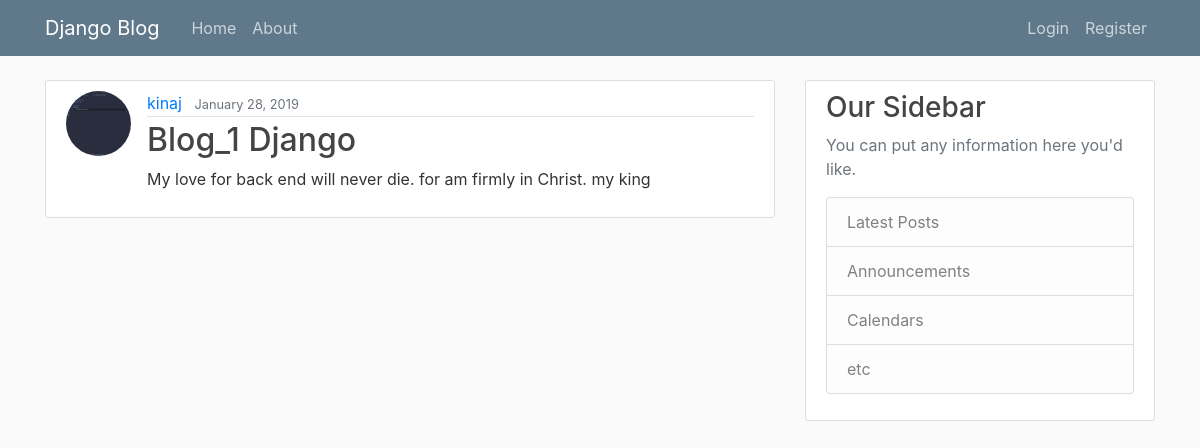
Before: / with the older database file.
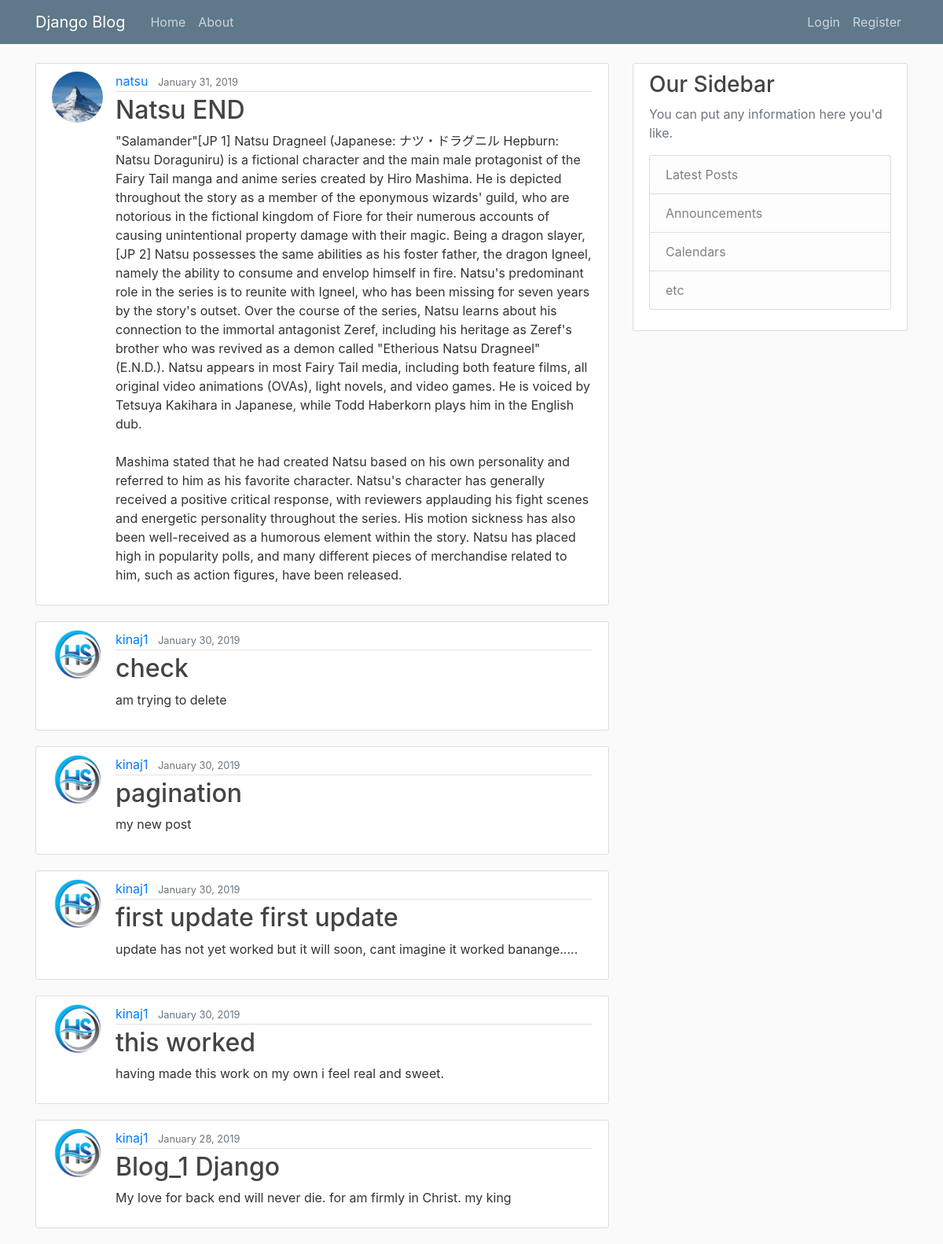
After: the same page with the newer database file.
### blog/models.py (models this page shows, shortened)
class Post(models.Model):
    title = models.CharField(max_length=100)
    content = models.TextField()
    date_posted = models.DateTimeField(default=timezone.now)
    author = models.ForeignKey(User, on_delete=models.CASCADE)

### users/models.py (models this page shows, shortened)
class Profile(models.Model):
    user = models.OneToOneField(User, on_delete=models.CASCADE)
    image= models.ImageField(default='default.jpg', upload_to='profile_pics')

### blog/views.py (the view)
# urls.py: path('', PostListView.as_view(), name='blog_home'),
class PostListView(ListView):
    model = Post
    template_name = 'blog/home.html'  # <app>/<model>_<viewtype>.html
    context_object_name = 'posts'
    ordering = ['-date_posted']

### blog/templates/blog/home.html
{% extends "blog/base.html" %}
{% block content %}
    {% for post in posts %}
        <article class="media content-section">
          <img class="rounded-circle article-img" src="{{ post.author.profile.image.url }}">
          <div class="media-body">
            <div class="article-metadata">
              <a class="mr-2" href="#">{{ post.author }}</a>
              <small class="text-muted">{{ post.date_posted|date:"F d, Y" }}</small>
            </div>
            <h2><a class="article-title" href="{% url 'post_detail' post.id %}">{{ post.title }}</a></h2>
            <p class="article-content">{{ post.content }}</p>
          </div>
        </article>
    {% endfor %}
{% endblock content %}

### blog/templates/blog/base.html (shortened to what this page needs)
{% load static %}
<!DOCTYPE html>
<html>
<head>
    <link rel="stylesheet" href="https://maxcdn.bootstrapcdn.com/bootstrap/4.0.0/css/bootstrap.min.css">
    <link rel="stylesheet" type="text/css" href="{% static 'blog/main.css' %}">
</head>
<body>
    <header class="site-header">
      <nav class="navbar navbar-expand-md navbar-dark bg-steel fixed-top">
        <div class="container">
          <a class="navbar-brand mr-4" href="{% url 'blog_home' %}">Django Blog</a>
          <div class="collapse navbar-collapse" id="navbarToggle">
            <div class="navbar-nav mr-auto">
              <a class="nav-item nav-link" href="{% url 'blog_home' %}">Home</a>
              <a class="nav-item nav-link" href="{% url 'blog_about' %}">About</a>
            </div>
            <div class="navbar-nav">
              {% if user.is_authenticated %}
              <a class="nav-item nav-link" href="{% url 'post_create' %}">New Post</a>
                <a class="nav-item nav-link" href="{% url 'profile' %}">Profile</a>
                <a class="nav-item nav-link" href="{% url 'logout' %}">Logout</a>
              {% else %}
                <a class="nav-item nav-link" href="{% url 'login' %}">Login</a>
                <a class="nav-item nav-link" href="{% url 'register' %}">Register</a>
              {% endif %}
            </div>
          </div>
        </div>
      </nav>
    </header>
    <main role="main" class="container">
      <div class="row">
        <div class="col-md-8">
          {% block content %}{% endblock %}
        </div>
        <div class="col-md-4">
          <div class="content-section">
            <h3>Our Sidebar</h3>
            <p class='text-muted'>You can put any information here you'd like.
              <ul class="list-group">
                <li class="list-group-item list-group-item-light">Latest Posts</li>
                <li class="list-group-item list-group-item-light">Announcements</li>
                <li class="list-group-item list-group-item-light">Calendars</li>
                <li class="list-group-item list-group-item-light">etc</li>
              </ul>
            </p>
          </div>
        </div>
      </div>
    </main>
</body>
</html>

### blog/static/blog/main.css (style rules this page uses)
body { background: #fafafa; color: #333333; margin-top: 5rem; }
h1, h2, h3, h4, h5, h6 { color: #444444; }
ul { margin: 0; }
.bg-steel { background-color: #5f788a; }
.site-header .navbar-nav .nav-link { color: #cbd5db; }
.content-section { background: #ffffff; padding: 10px 20px; border: 1px solid #dddddd; border-radius: 3px; margin-bottom: 20px; }
.article-title { color: #444444; }
.article-content { white-space: pre-line; }
.article-img { height: 65px; width: 65px; margin-right: 16px; }
.article-metadata { padding-bottom: 1px; margin-bottom: 4px; border-bottom: 1px solid #e3e3e3 }

Changed rows visible on the page:
added Post: author.profile.image (placeholder picture), author "natsu", date_posted "January 31, 2019", title "Natsu END", content "\"Salamander\"[JP 1] Natsu Dragneel (Japanese: ナツ・ドラグニル Hepburn: Natsu Doraguniru) is a fictional character and the main male protagonist of the Fairy Tail manga and anime series created by Hiro Mashima. He is depicted throughout the story as a member of the eponymous wizards' guild, who are notorious in the fictional kingdom of Fiore for their numerous accounts of causing unintentional property damage with their magic. Being a dragon slayer,[JP 2] Natsu possesses the same abilities as his foster father, the dragon Igneel, namely the ability to consume and envelop himself in fire. Natsu's predominant role in the series is to reunite with Igneel, who has been missing for seven years by the…"
added Post: author.profile.image (picture), author "kinaj1", date_posted "January 30, 2019", title "check", content "am trying to delete"
added Post: author.profile.image (picture), author "kinaj1", date_posted "January 30, 2019", title "pagination", content "my new post"
added Post: author.profile.image (picture), author "kinaj1", date_posted "January 30, 2019", title "first update first update", content "update has not yet worked but it will soon, cant imagine it worked banange....."
added Post: author.profile.image (picture), author "kinaj1", date_posted "January 30, 2019", title "this worked", content "having made this work on my own i feel real and sweet."
changed through a linked row, Post "Blog_1 Django": author.profile.image: a different picture; author "kinaj" → "kinaj1"
